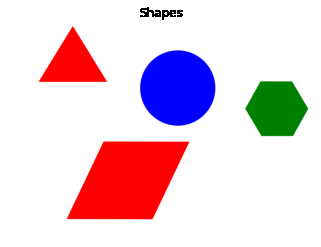
#> input picture python/opencv/img/shapes.png, 321 x 247 px, given in place of the camera
$ python filter.py   (older library calls are emulated)
#> lines starting #> are read from the running program, lines starting #| are printed output that depends on the picture
# Python program to  Edge detection
# using OpenCV in Python
# using Sobel edge detection
# and laplacian method
import cv2
import numpy as np

#Capture livestream video content from camera 0
cap = cv2.VideoCapture(0)

while(1):

    # Take each frame
    _, frame = cap.read()
#> frame is the input picture: shape (247, 321, 3); mean B, G, R 218.3, 208.2, 231.6

    # Convert to HSV for simpler calculations
    hsv = cv2.cvtColor(frame, cv2.COLOR_BGR2HSV)
#> hsv: shape (247, 321, 3); mean H, S, V 9.3, 50.1, 250.1

    # Calculation of Sobelx
    sobelx = cv2.Sobel(frame,cv2.CV_64F,1,0,ksize=5)
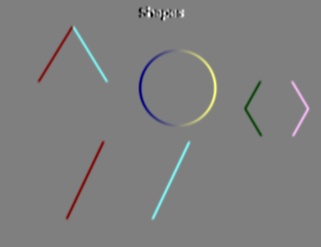
#> sobelx: shape (247, 321, 3) float64; mean B, G, R 0, 0, 0; drawn with min black and max white

    # Calculation of Sobely
    sobely = cv2.Sobel(frame,cv2.CV_64F,0,1,ksize=5)
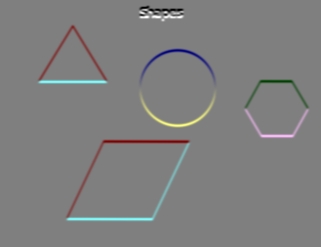
#> sobely: shape (247, 321, 3) float64; mean B, G, R 0, 0, 0; drawn with min black and max white

    # Calculation of Laplacian
    laplacian = cv2.Laplacian(frame,cv2.CV_64F)
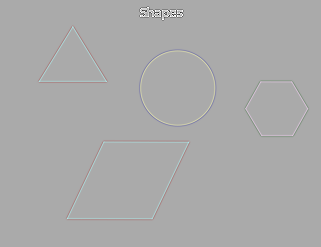
#> laplacian: shape (247, 321, 3) float64; mean B, G, R 0, 0, 0; drawn with min black and max white

    cv2.imshow('sobelx',sobelx)
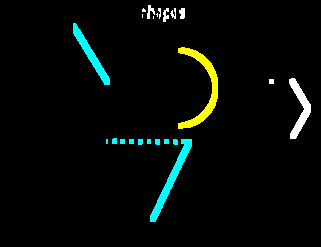
#> window 'sobelx': shape (247, 321, 3); mean B, G, R 7.2, 9.9, 5.3
    cv2.imshow('sobely',sobely)
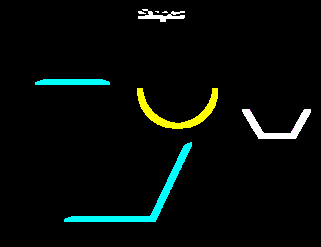
#> window 'sobely': shape (247, 321, 3); mean B, G, R 8.1, 10.9, 5.8
    cv2.imshow('laplacian',laplacian)
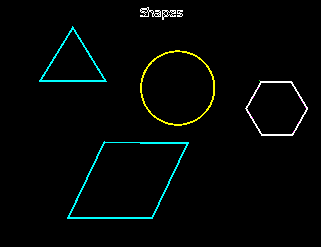
#> window 'laplacian': shape (247, 321, 3); mean B, G, R 4.8, 6.1, 3
    k = cv2.waitKey(5) & 0xFF
#> (key Esc is pressed here)
    if k == 27:
        break

cv2.destroyAllWindows()

#release the frame
cap.release()
